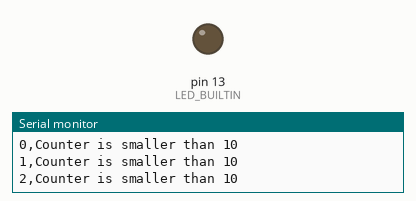
Simulated run of this sketch. Board: Arduino Uno, built with avr-gcc and run on an emulated ATmega328P. On the bench: output pins drawn as LEDs (lit = HIGH), the last lines printed to the serial monitor.

Above: at 3.61 s.
At 62.5 s:
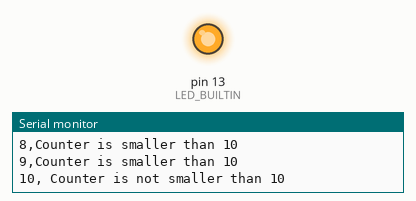
Timing chart, 0 to 64.8 s (numbered marks = the images above):
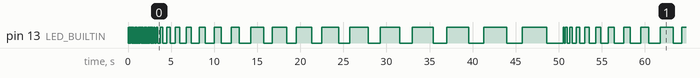

The sketch:

tranining4ver_blink.ino
```cpp
void setup() {
  // put your setup code here, to run once:
  Serial.begin(9600);
  pinMode(LED_BUILTIN, OUTPUT);
   for (int countr = 0; countr < 30; countr++) {
      Serial.print(countr);
      Serial.print(",");
      Serial.println("Iitializing counter!");
      digitalWrite(LED_BUILTIN, HIGH);
      delay(50);
      digitalWrite(LED_BUILTIN, LOW);
      delay(50);
   }
}

void loop() {
  // put your main code here, to run repeatedly:
  for (int counter = 0; counter < 20; counter++) {
    if (counter < 10) {
      Serial.print(counter);
      Serial.print(",");
      Serial.println("Counter is smaller than 10");
      digitalWrite(LED_BUILTIN, HIGH);
      delay(counter * 100);
      digitalWrite(LED_BUILTIN, LOW);
      delay(counter * 150);
    }
    else {
      Serial.print(counter);
      Serial.print(", ");
      Serial.println("Counter is not smaller than 10");
      digitalWrite(LED_BUILTIN, HIGH);
      delay(counter * 150);
      digitalWrite(LED_BUILTIN, LOW);
      delay(counter * 100);
    }
  }
  //delay(500); Odkomentuj i wywal z if/else jeśli chcesz cały cykl co pół sekundy.
}
```

Measured:
- by itself, everything shown: repeats every 47.5 s, in 38 steps
